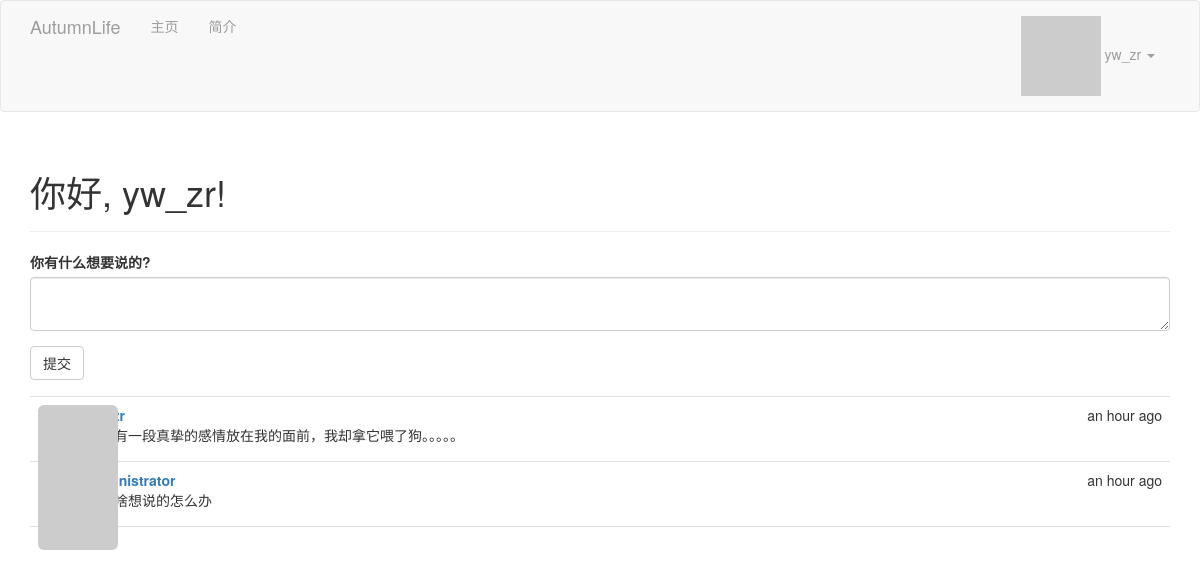
Page / (signed in) on the committed database.
### app/models.py (models this page shows, shortened)
class User(UserMixin, db.Model):
    __tablename__ = 'users'
    id = db.Column(db.Integer, primary_key=True)
    email = db.Column(db.String(64), unique=True, index=True)
    username = db.Column(db.String(64), unique=True, index=True)
    role_id = db.Column(db.Integer, db.ForeignKey('roles.id'))
    sex = db.Column(db.Integer, default=1)
    password_hash = db.Column(db.String(128))
    confirmed = db.Column(db.Boolean, default=False)
    name = db.Column(db.String(64))
    location = db.Column(db.String(64))  # 所在地
    about_me = db.Column(db.Text())  # 自我介绍
    member_since = db.Column(db.DateTime(),  default=datetime.now) # 注册日期
    last_seen = db.Column(db.DateTime(), default=datetime.now)  # 最后访问日期
    avatar_hash = db.Column(db.String(32))
    posts = db.relationship('Post', backref='author', lazy='dynamic')
    @property
    def password(self):     # 试图读取password的值将会报错
        raise AttributeError('password is not a readable attribute')
    def can(self, permissions):
        return self.role is not None and self.role.permissions \
               and permissions and\
               (self.role.permissions & permissions) == permissions
    def ping(self):
        self.last_seen = datetime.utcnow()
        db.session.add(self)
    def gravatar(self, size=100, default='identicon', rating='g'):
        if request.is_secure:
            url = 'https://secure.gravatar.com/avatar'
        else:
            url = 'http://www.gravatar.com/avatar'
        hhash = self.avatar_hash or hashlib.md5(self.email.encode('utf-8')).hexdigest()
        return '{url}/{hhash}?s={size}&d={default}&r={rating}'.format(
            url=url, hhash=hhash, size=size, default=default, rating=rating
        )

class Post(db.Model):
    __tablename__='posts'
    id = db.Column(db.Integer, primary_key=True)
    body = db.Column(db.Text)
    timestamp = db.Column(db.DateTime, index=True, default=datetime.now)
    author_id = db.Column(db.Integer, db.ForeignKey('users.id'))

### app/main/views.py (the view)
@main.route('/', methods=['GET', 'POST'])
def index():
    form = PostForm()
    if current_user.can(Permission.WRITE_ARTICLE) and form.validate_on_submit and request.method == 'POST':
        post = Post(body=form.body.data,
                    author=current_user._get_current_object())
        db.session.add(post)
        db.session.commit()
        return redirect(url_for('.index'))
    posts = Post.query.order_by(Post.timestamp.desc()).all()
    return render_template('index.html', form=form, posts=posts)

### app/main/forms.py
class PostForm(FlaskForm):
    body = TextAreaField("你有什么想要说的?", validators=[Required()])
    submit = SubmitField('提交')

### app/auth/views.py (called while the page is built)
@auth.before_app_request
def before_request():
    if current_user.is_authenticated:
        current_user.ping()
        if not current_user.confirmed \
                and request.endpoint[:5] != 'auth.' \
                and request.endpoint != 'static':
            return redirect(url_for('auth.unconfirmed'))

### app/main/__init__.py (called while the page is built)
@main.app_context_processor
def inject_permissions():
    return dict(Permission=Permission)

### app/models.py (called while the page is built)
@login_manager.user_loader
def load_user(user_id):         # 加载用户的回调函数
    return User.query.get(int(user_id))

### app/templates/index.html (shortened to what this page needs)
{% extends "base.html" %}
{% import "bootstrap/wtf.html" as wtf %}
{% block page_content %}
<div class="page-header">
    <h1>你好, {% if current_user.is_authenticated %}{{ current_user.username }}{% else %}游客{% endif %}!</h1>
</div>
<div>
{% if current_user.can(Permission.WRITE_ARTICLE) %}
{{ wtf.quick_form(form) }}
{% endif %}
</div>
{% include '_posts.html' %}
{% endblock %}

### app/templates/base.html (shortened to what this page needs)
{% extends "bootstrap/base.html" %}
{% block head %}
    {{ super() }}
    <link rel="stylesheet" type="text/css" href="{{ url_for('static', filename='styles.css') }}">
{% endblock %}
{% block navbar %}
    <div class="navbar navbar-inverse" role="navigtion">
    <div class="container">
        <div class="navbar-header">
            <a href="/" class="navbar-brand">AutumnLife</a>
        </div>
        <div class="navbar-collapse collapse">
            <ul class="nav navbar-nav">
                <li><a href="/">主页</a></li>
                {% if current_user.is_authenticated %}
                <li>
                    <a href="{{ url_for('main.user', username=current_user.username) }}">简介</a>
                </li>
                {% endif %}
            </ul>
            <ul class="nav navbar-nav navbar-right">
                {% if current_user.is_authenticated %}
                <li class="dropdown">
                    <a href="#" class="dropdown-toggle" data-toggle="dropdown">
                        <img src="{{ current_user.gravatar(size=35) }}">
                        {{ current_user.username }} <b class="caret"></b>
                    </a>
                </li>
                {% else %}
                <li><a href="{{ url_for('auth.login') }}">登录</a></li>
                {% endif %}
            </ul>
        </div>
    </div>
</div>
{% endblock %}
{% block content %}
    <div class="container">
    {% block page_content %}{% endblock %}
    </div>
{% endblock %}

### app/templates/_posts.html
<ul class="posts">
{% for post in posts %}
<li class="post">
    <div class="profile-thumbnail">
    <a href="{{ url_for('.user', username=post.author.username) }}">
        <img class="img-rounded profile-thumbnail" src="{{ post.author.gravatar(size=40) }}">
    </a>
    </div>
    <div class="post-content">
    <div class="post-date">{{ moment(post.timestamp).fromNow() }}</div>
    <div class="post-author">
        <a href="{{ url_for('.user', username=post.author.username) }}">
        {{ post.author.username }}
        </a>
    </div>
    <div class="post-body">{{ post.body }}</div>
    </div>
</li>
{% endfor %}
</ul>

### app/static/styles.css (style rules this page uses)
.navbar-inverse { background-color: #f8f8f8; border-color: #e7e7e7; }
.profile-thumbnail { position: absolute; }
ul.posts { list-style-type: none; padding: 0px; margin: 16px 0px 0px 0px; border-top: 1px solid #e0e0e0; }
ul.posts li.post { padding: 8px; border-bottom: 1px solid #e0e0e0; }
div.post-date { float: right; }
div.post-author { font-weight: bold; }
div.post-content { margin-left: 48px; min-height: 48px; }

### rows in the picture
User: username "yw_zr"
Post: timestamp "an hour ago", body "曾经有一段真挚的感情放在我的面前，我却拿它喂了狗。。。。。"
Post: timestamp "an hour ago", author.username "administrator", body "我没啥想说的怎么办"
